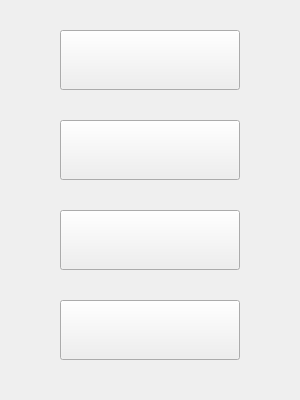
<?xml version="1.0" encoding="UTF-8"?>
<ui version="4.0">
 <class>First</class>
 <widget class="QWidget" name="First">
  <property name="geometry">
   <rect>
    <x>0</x>
    <y>0</y>
    <width>300</width>
    <height>400</height>
   </rect>
  </property>
  <property name="windowTitle">
   <string>Form</string>
  </property>
  <property name="styleSheet">
   <string notr="true"/>
  </property>
  <widget class="QPushButton" name="aloneButton">
   <property name="geometry">
    <rect>
     <x>60</x>
     <y>30</y>
     <width>180</width>
     <height>60</height>
    </rect>
   </property>
   <property name="styleSheet">
    <string notr="true">border-image: url(:/Image/alone.png);</string>
   </property>
   <property name="text">
    <string/>
   </property>
  </widget>
  <widget class="QPushButton" name="onlineButton">
   <property name="geometry">
    <rect>
     <x>60</x>
     <y>120</y>
     <width>180</width>
     <height>60</height>
    </rect>
   </property>
   <property name="styleSheet">
    <string notr="true">border-image: url(:/Image/online.png);</string>
   </property>
   <property name="text">
    <string/>
   </property>
  </widget>
  <widget class="QPushButton" name="continueButton">
   <property name="geometry">
    <rect>
     <x>60</x>
     <y>210</y>
     <width>180</width>
     <height>60</height>
    </rect>
   </property>
   <property name="styleSheet">
    <string notr="true">border-image: url(:/Image/continue.png);</string>
   </property>
   <property name="text">
    <string/>
   </property>
  </widget>
  <widget class="QPushButton" name="quitButton">
   <property name="geometry">
    <rect>
     <x>60</x>
     <y>300</y>
     <width>180</width>
     <height>60</height>
    </rect>
   </property>
   <property name="styleSheet">
    <string notr="true">border-image: url(:/Image/quit.png);</string>
   </property>
   <property name="text">
    <string/>
   </property>
  </widget>
 </widget>
 <resources/>
 <connections>
  <connection>
   <sender>quitButton</sender>
   <signal>clicked()</signal>
   <receiver>First</receiver>
   <slot>close()</slot>
   <hints>
    <hint type="sourcelabel">
     <x>154</x>
     <y>329</y>
    </hint>
    <hint type="destinationlabel">
     <x>149</x>
     <y>199</y>
    </hint>
   </hints>
  </connection>
 </connections>
</ui>
